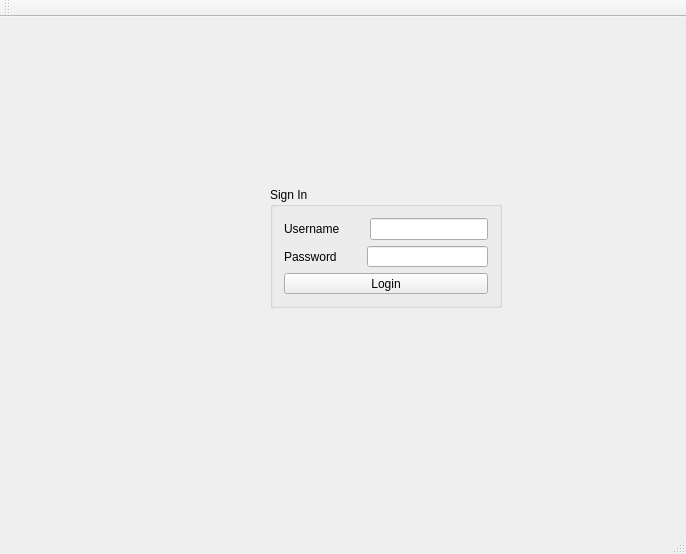
<?xml version="1.0" encoding="UTF-8"?>
<ui version="4.0">
 <class>MainWindow</class>
 <widget class="QMainWindow" name="MainWindow">
  <property name="geometry">
   <rect>
    <x>0</x>
    <y>0</y>
    <width>686</width>
    <height>554</height>
   </rect>
  </property>
  <property name="windowTitle">
   <string>MainWindow</string>
  </property>
  <widget class="QWidget" name="centralWidget">
   <widget class="QGroupBox" name="groupBox">
    <property name="geometry">
     <rect>
      <x>270</x>
      <y>170</y>
      <width>232</width>
      <height>121</height>
     </rect>
    </property>
    <property name="title">
     <string>Sign In</string>
    </property>
    <layout class="QVBoxLayout" name="verticalLayout">
     <item>
      <layout class="QHBoxLayout" name="horizontalLayout">
       <property name="spacing">
        <number>30</number>
       </property>
       <item>
        <widget class="QLabel" name="label">
         <property name="text">
          <string>Username</string>
         </property>
        </widget>
       </item>
       <item>
        <widget class="QLineEdit" name="lineEdit_username"/>
       </item>
      </layout>
     </item>
     <item>
      <layout class="QHBoxLayout" name="horizontalLayout_2">
       <property name="spacing">
        <number>30</number>
       </property>
       <item>
        <widget class="QLabel" name="label_2">
         <property name="text">
          <string>Password</string>
         </property>
        </widget>
       </item>
       <item>
        <widget class="QLineEdit" name="lineEdit_password">
         <property name="echoMode">
          <enum>QLineEdit::Password</enum>
         </property>
        </widget>
       </item>
      </layout>
     </item>
     <item>
      <widget class="QPushButton" name="pushButton">
       <property name="text">
        <string>Login</string>
       </property>
      </widget>
     </item>
    </layout>
   </widget>
  </widget>
  <widget class="QMenuBar" name="menuBar">
   <property name="geometry">
    <rect>
     <x>0</x>
     <y>0</y>
     <width>686</width>
     <height>21</height>
    </rect>
   </property>
  </widget>
  <widget class="QToolBar" name="mainToolBar">
   <attribute name="toolBarArea">
    <enum>TopToolBarArea</enum>
   </attribute>
   <attribute name="toolBarBreak">
    <bool>false</bool>
   </attribute>
  </widget>
  <widget class="QStatusBar" name="statusBar"/>
 </widget>
 <layoutdefault spacing="6" margin="11"/>
 <resources/>
 <connections/>
</ui>
